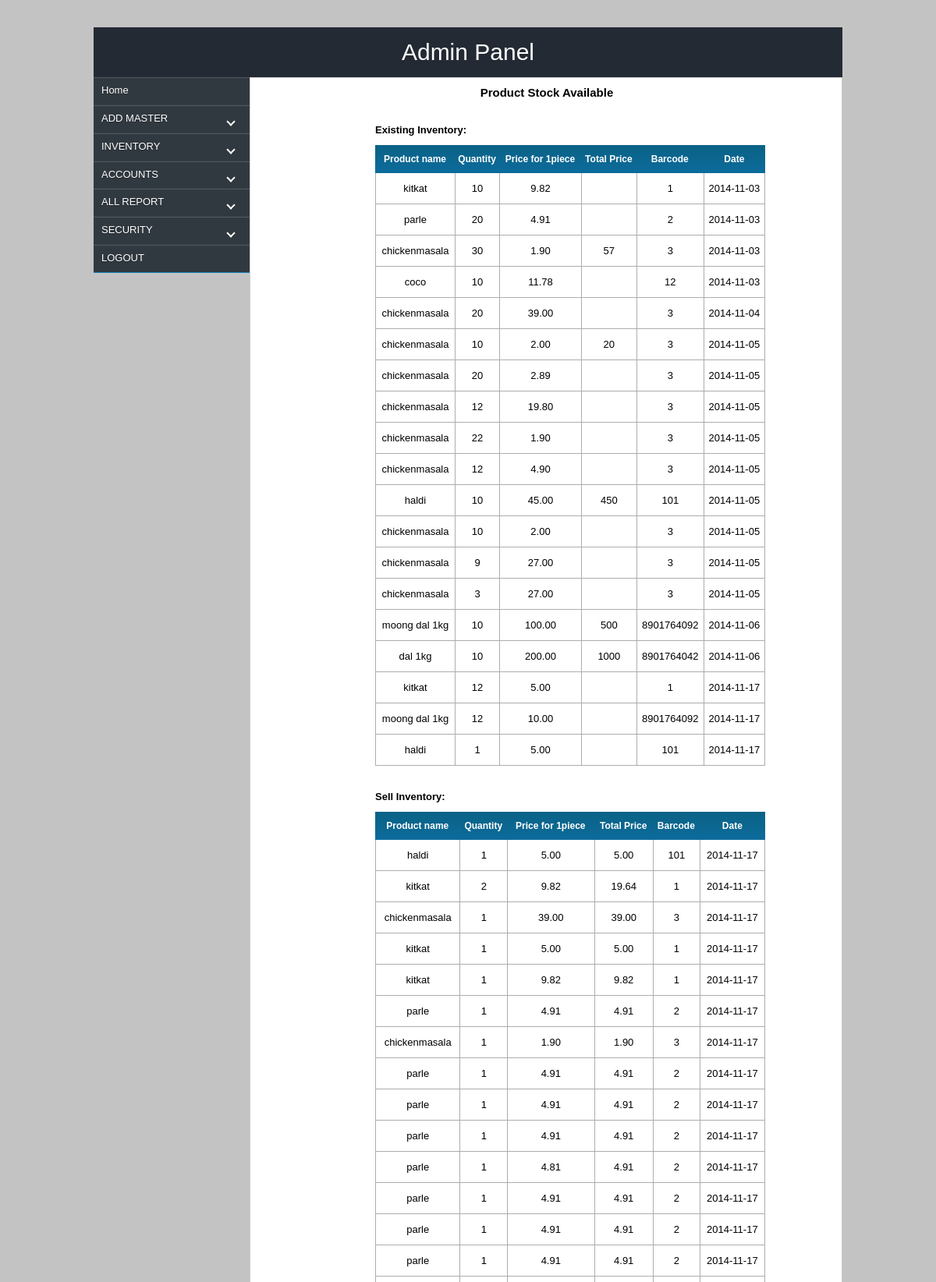
The app's page /admin/inventory.php (signed in, upper part) with its own data.
### tables this page shows
CREATE TABLE IF NOT EXISTS `stock` (
  `id` int(11) NOT NULL AUTO_INCREMENT,
  `product_id` varchar(300) NOT NULL,
  `quantity` varchar(200) NOT NULL,
  `price` float(10,2) NOT NULL,
  `retailer_price` float(10,2) NOT NULL,
  `distributer_price` float(10,2) NOT NULL,
  `totprice` varchar(200) NOT NULL,
  `barcode` varchar(300) NOT NULL,
  `uniqueid` varchar(300) NOT NULL,
  `date` date NOT NULL,
  `cat` varchar(200) NOT NULL,
  `comp` varchar(200) NOT NULL,
  `order_no` varchar(200) NOT NULL,
  PRIMARY KEY (`id`)
);

CREATE TABLE IF NOT EXISTS `product` (
  `id` int(11) NOT NULL AUTO_INCREMENT,
  `prod_name` varchar(300) NOT NULL,
  `category` varchar(200) NOT NULL,
  `company` varchar(200) NOT NULL,
  `minimum` varchar(200) NOT NULL,
  `barcode` varchar(200) NOT NULL,
  `retailer` float(10,2) NOT NULL,
  `distributer` float(10,2) NOT NULL,
  `customer` float(10,2) NOT NULL,
  PRIMARY KEY (`id`)
);

CREATE TABLE IF NOT EXISTS `sell` (
  `id` int(11) NOT NULL AUTO_INCREMENT,
  `billid` varchar(300) NOT NULL,
  `name` varchar(200) NOT NULL,
  `productid` int(11) NOT NULL,
  `quantity` varchar(200) NOT NULL,
  `price` float(10,2) NOT NULL,
  `totprice` float(10,2) NOT NULL,
  `barcode` varchar(300) NOT NULL,
  `address` varchar(200) NOT NULL,
  `uniqueid` varchar(300) NOT NULL,
  `date` date NOT NULL,
  `checked` varchar(100) NOT NULL,
  PRIMARY KEY (`id`)
);

### admin/inventory.php (the view, shortened to what this page needs)
<?php
if(!$_SESSION['user'])
{ header("location:../index.php");}else{
 ?>
<html>
<head>
<link href="css/style.css" rel="stylesheet"  type="text/css"/>
</head>
<body>
<div id="wrapper">
       <div id="header">Admin Panel</div>
	   <div id="con">
         <div id="container" style="font-size: 10px;">
            <div id="lcontainer">
                <?php include_once('menu.php');?>
            </div>
            <div id="rcontainer" align="middle">
                <div style="width:760px; height:auto; float:left; font-family:arial; font-size:14px; margin-top:10px;">
				<h3>Product Stock Available</h3>
				</div>
				<div style="width:400px; height:auto; float:left; margin-left:160px;">
<table class="table" cellspacing="0" cellpadding="0" style="line-height:3;">
<tr>
<td colspan="2" style="font-weight:bold;">Existing Inventory:</td>
</tr>
<tr style="background:url(image/yellow.png); color:#fff; height:25px; font-size:12px;">
<th>Product name</th>
<th>Quantity</th>
<th>Price for 1piece</th>
<th>Total Price</th>
<th>Barcode</th>
<th>Date</th>
</tr>
<?php
$sqlstock=mysql_query("select * from `stock`");
while($resstock=mysql_fetch_array($sqlstock)){
$proname=mysql_query("select * from `product` where `id`='$resstock[product_id]'");
$resproname=mysql_fetch_array($proname);
?>
<tr>
<td class="td"><?php echo $resproname['prod_name'];?></td>
<td class="td"><?php echo $resstock['quantity'];?></td>
<td class="td"><?php echo $resstock['price'];?></td>
<td class="td"><?php echo $resstock['totprice'];?></td>
<td class="td"><?php echo $resstock['barcode'];?></td>
<td class="td" style="border-right:1px solid #adadad;"><?php echo $resstock['date'];?></td>
</tr>
<?php
}
?>
</table>
<table class="table" cellspacing="0" cellpadding="0" style="line-height:3;">
<tr>
<td colspan="2" style="font-weight:bold;">Sell Inventory:</td>
</tr>
<tr style="background:url(image/yellow.png); color:#fff; height:25px; font-size:12px;">
<th>Product name</th>
<th>Quantity</th>
<th>Price for 1piece</th>
<th>Total Price</th>
<th>Barcode</th>
<th>Date</th>
</tr>
<?php
$sqlsell=mysql_query("select * from `sell`");
while($ressell=mysql_fetch_array($sqlsell)){
$pname=mysql_query("select * from `product` where `id`='$ressell[productid]'");
$respro=mysql_fetch_array($pname);
?>
<tr>
<td class="td"><?php echo $respro['prod_name'];?></td>
<td class="td"><?php echo $ressell['quantity'];?></td>
<td class="td"><?php echo $ressell['price'];?></td>
<td class="td"><?php echo $ressell['totprice'];?></td>
<td class="td" ><?php echo $ressell['barcode'];?></td>
<td class="td" style="border-right:1px solid #adadad;"><?php echo $ressell['date'];?></td>
</tr>
<?php
}
?>
</table>
				</div>
         </div>
        </div>
	</div>
    </div>
</body>
</html>
<?php
}
?>

### admin/css/style.css (style rules this page uses)
* { margin:0px; padding:0px; }
body { background:url('../image/yllw.jpg') no-repeat; background-size:100% 100%; background:#c3c3c3; }
#wrapper { width:960px;margin:0 auto; margin-top:35px; }
#header { width:930px; height:auto; padding:15px; background:rgba(255,255,255,0.5); text-align: center; font-family: fantasy; font-family:arial;font-size:30px; background:#333; color:#fff; background:#242a34; }
#con { width:100%; height:auto; float:left; margin-bottom:20px; }
#container { width:960px; margin:auto; background:#fff; }
#lcontainer { width:200px; float: left; height:auto; background:rgba(255,255,225,0.5); }
#rcontainer { width:758px; float:left; min-height:500px;height:auto; background:#fff; border:1px solid #ccc; }
.table { font-family:arial; font-size:13px; width:400px; height:0px; margin-top:20px; margin-bottom:10px; line-height:2; width:100%; }
h3 { font-family:arial; font-size:15px; width:300px; }
.td { border-left:1px solid #adadad; border-bottom:1px solid #adadad; text-align:center; }

### admin/inventory.php (style rules this page uses)
.table { width:500px; }

### records on screen
stock: product.prod_name "kitkat", quantity "10", price "9.82", barcode "1", date "2014-11-03"
stock: product.prod_name "parle", quantity "20", price "4.91", barcode "2", date "2014-11-03"
stock: product.prod_name "chickenmasala", quantity "30", price "1.90", totprice "57", barcode "3", date "2014-11-03"
stock: product.prod_name "coco", quantity "10", price "11.78", barcode "12", date "2014-11-03"
stock: product.prod_name "chickenmasala", quantity "20", price "39.00", barcode "3", date "2014-11-04"
stock: product.prod_name "chickenmasala", quantity "10", price "2.00", totprice "20", barcode "3", date "2014-11-05"
stock: product.prod_name "chickenmasala", quantity "20", price "2.89", barcode "3", date "2014-11-05"
stock: product.prod_name "chickenmasala", quantity "12", price "19.80", barcode "3", date "2014-11-05"
stock: product.prod_name "chickenmasala", quantity "22", price "1.90", barcode "3", date "2014-11-05"
stock: product.prod_name "chickenmasala", quantity "12", price "4.90", barcode "3", date "2014-11-05"
stock: product.prod_name "haldi", quantity "10", price "45.00", totprice "450", barcode "101", date "2014-11-05"
stock: product.prod_name "chickenmasala", quantity "10", price "2.00", barcode "3", date "2014-11-05"
stock: product.prod_name "chickenmasala", quantity "9", price "27.00", barcode "3", date "2014-11-05"
stock: product.prod_name "chickenmasala", quantity "3", price "27.00", barcode "3", date "2014-11-05"
stock: product.prod_name "moong dal 1kg", quantity "10", price "100.00", totprice "500", barcode "8901764092", date "2014-11-06"
stock: product.prod_name "dal 1kg", quantity "10", price "200.00", totprice "1000", barcode "8901764042", date "2014-11-06"
stock: product.prod_name "kitkat", quantity "12", price "5.00", barcode "1", date "2014-11-17"
stock: product.prod_name "moong dal 1kg", quantity "12", price "10.00", barcode "8901764092", date "2014-11-17"
stock: product.prod_name "haldi", quantity "1", price "5.00", barcode "101", date "2014-11-17"
sell: productid.prod_name "haldi", quantity "1", price "5.00", totprice "5.00", barcode "101", date "2014-11-17"
sell: productid.prod_name "kitkat", quantity "2", price "9.82", totprice "19.64", barcode "1", date "2014-11-17"
sell: productid.prod_name "chickenmasala", quantity "1", price "39.00", totprice "39.00", barcode "3", date "2014-11-17"
sell: productid.prod_name "kitkat", quantity "1", price "5.00", totprice "5.00", barcode "1", date "2014-11-17"
sell: productid.prod_name "kitkat", quantity "1", price "9.82", totprice "9.82", barcode "1", date "2014-11-17"
sell: productid.prod_name "parle", quantity "1", price "4.91", totprice "4.91", barcode "2", date "2014-11-17"
sell: productid.prod_name "chickenmasala", quantity "1", price "1.90", totprice "1.90", barcode "3", date "2014-11-17"
sell: productid.prod_name "parle", quantity "1", price "4.91", totprice "4.91", barcode "2", date "2014-11-17"
sell: productid.prod_name "parle", quantity "1", price "4.91", totprice "4.91", barcode "2", date "2014-11-17"
sell: productid.prod_name "parle", quantity "1", price "4.91", totprice "4.91", barcode "2", date "2014-11-17"
sell: productid.prod_name "parle", quantity "1", price "4.81", totprice "4.91", barcode "2", date "2014-11-17"
sell: productid.prod_name "parle", quantity "1", price "4.91", totprice "4.91", barcode "2", date "2014-11-17"
sell: productid.prod_name "parle", quantity "1", price "4.91", totprice "4.91", barcode "2", date "2014-11-17"
sell: productid.prod_name "parle", quantity "1", price "4.91", totprice "4.91", barcode "2", date "2014-11-17"
